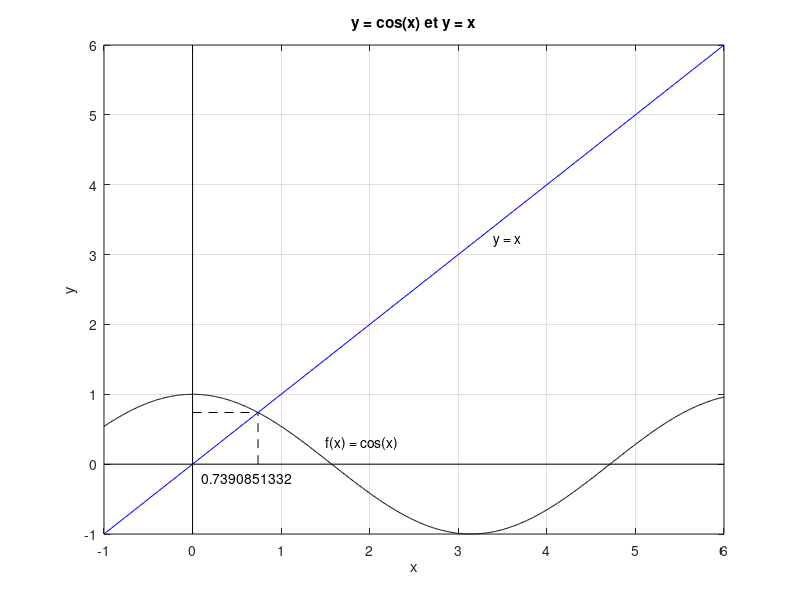

This chart was generated by the following MATLAB code:
close all

% Graph of  y = \cos(x)

x=-1:0.01:6;
y=cos(x);
plot(x,y,'k');
text(1.5, 0.3, 'f(x) = cos(x)');
hold on
grid on;

% Graph of y = x
x=linspace(-1,6,2);
plot(x,x,'b');
text(3.4, 3.2, 'y = x');

% The x axis
x=linspace(-1,6,2);
y=0*x;
plot(x,y,'k');

% The y axis
y=linspace(-1,6,2);
x=0*y;
plot(x,y,'k');

% The intersection point is approximatively ( 0.7390851332, 0.7390851332)
x=linspace(0,0.7390851332,2);
y=0*x + 0.7390851332 ;
plot(x,y,'--k');
plot(y,x,'--k');
text(0.1, -0.2, '0.7390851332');

% The title and the labels
xlabel('x');
ylabel('y');
title('y = cos(x) et y = x');
